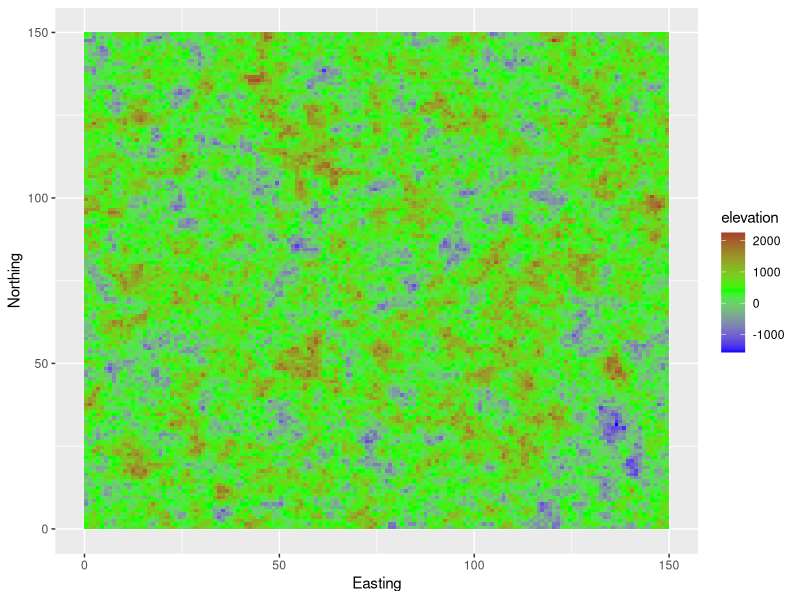

R code for this plot: (Note: this script raises an error after producing the figure.)
## ---- chunk 1
knitr::opts_chunk$set(tidy  = FALSE
                     ,cache = FALSE
                     ,fig.height =  8
                     ,fig.width  = 11)

library(tidyverse)
library(cowplot)

options(width = 90L)
## ---- chunk 2
height_mean      <- 400

island_data_tbl  <- read_csv("data/island_data.csv")
sample_data_tbl  <- read_csv("data/sample_data.csv")
auction_data_tbl <- read_csv("data/auction_parcels.csv")
## ---- chunk 3
ggplot(island_data_tbl) +
    geom_tile(aes(x = Easting, y = Northing, fill = elevation)) +
    scale_fill_gradient2(low = 'blue', mid = 'green', high = 'brown', midpoint = height_mean)
## ---- chunk 4
read_lines('data/sample_bid_short.csv') %>%
    cat(sep = '\n')
